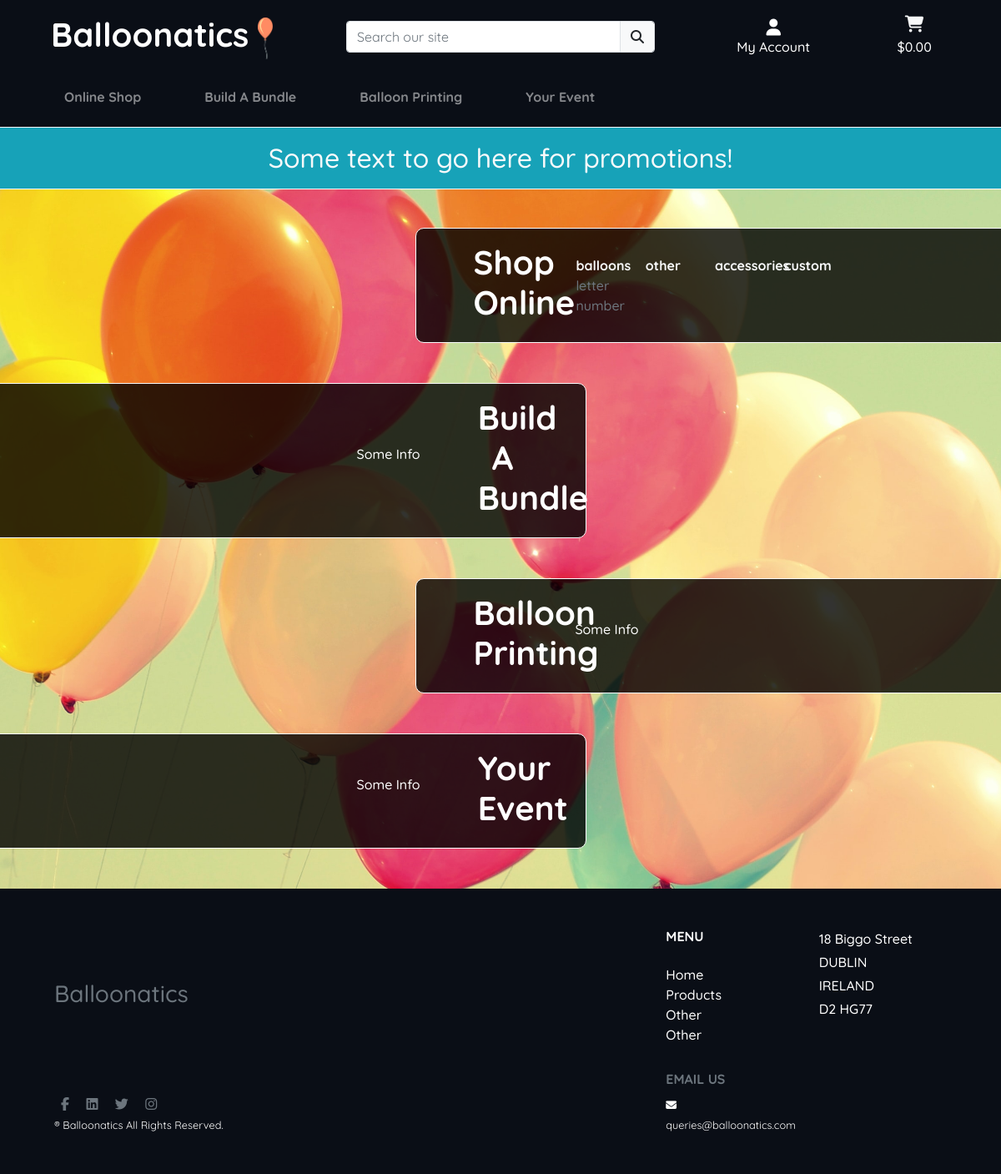
The page / on the database its author committed.
### products/models.py (models this page shows, shortened)
class Category(models.Model):
    class Meta:
        verbose_name_plural = 'Categories'
    name = models.CharField(max_length=254)
    display_name = models.CharField(max_length=254, null=True, blank=True)
    image = models.ImageField(null=True, blank=True)

class Sub_Category(models.Model):
    class Meta:
        verbose_name_plural = 'Sub_Categories'
    name = models.CharField(max_length=254)
    display_name = models.CharField(max_length=254, null=True, blank=True)
    image = models.ImageField(null=True, blank=True)

### home/views.py (the view)
# urls.py: path('', views.index, name='home')
def index(request):
    categories = Category.objects.all()
    sub_categories = Sub_Category.objects.all()
    context = {
        'categories': categories,
        'sub_cateogories': sub_categories
    }
    return render(request, 'home/index.html', context)

### cart/contexts.py (called while the page is built, shortened)
def cart_contents(request):
    cart_items = []
    total = 0
    product_count = 0
    delivery = 0.00
    cart = request.session.get('cart', {'products':{},'bundles':{},'custom_prints':{}})
    print(cart)
    if total > 0:
        delivery = round((total * Decimal(
            settings.DELIVERY_SURCHARGE)), 2)
    grand_total = Decimal(total) + Decimal(delivery)
    context = {
        'cart_items': cart_items,
        'total': total,
        'grand_total': grand_total,
        'product_count': product_count,
        'delivery': delivery,
    }
    return context

### home/contexts.py (called while the page is built)
def menu_context(request):
    categories = Category.objects.all()
    menu_context = {}
    for c in categories:
        sub_category_pks = []
        matching_sub_categories = Product.objects.filter(
            category__name=c.name).exclude(
                category__name='custom').distinct().values('sub_category')
        for msc in matching_sub_categories:
            for v in msc.values():
                sub_category_pks.append(v)
        sub_categories_q = list(Sub_Category.objects.filter(
            id__in=sub_category_pks).exclude(
                name='custom').values('name'))
        sub_categories = []
        for sc in sub_categories_q:
            for v in sc.values():
                sub_categories.append(v)
        menu_context[c.name] = sub_categories
    return {
            'menu_context': menu_context
        }

def configure_toasts(request):
    if 'toast_autohide' in request.POST:
        toast_autohide = request.POST['toast_autohide']
    else:
        toast_autohide = settings.TOAST_AUTOHIDE
    if 'toast_delay' in request.POST:
        toast_delay = request.POST['toast_delay']
    else:
        toast_delay = settings.TOAST_DELAY
    return {
        'toast_delay': toast_delay,
        'toast_autohide': toast_autohide
    }

### home/templates/home/index.html
{% extends "base.html" %}
{% load static %}
{% block content %}
        <div class="row" id="home-container bg-opacity">
            <div class="col my-auto">
                <div class="row mb-5">
                    <div class="col-7 offset-lg-5">
                        <div class="row align-items-center div-bg-opacity home-product-row border border-light p-2">
                            <div class="col-3">
                                <a href="{% url 'categories' %}" class="text-center text-decoration-none font-weight-bold nav-link">
                                    <h1 class="home-cat-text">Shop Online</h1>
                                </a>
                            </div>
                            <div class="col-9 pl-2">
                                <div class="row align-items-top p-3">
                                    {% for key, values in menu_context.items %}
                                    <div class="col-2 d-none d-md-block align-content-left pl-0">
                                        <a href="{% url 'sub_categories' %}?category={{ key }}" class="text-light text-bold text-decoration-none"><strong>{{ key }}</strong></a>
                                        {% for sub_cat in values %}
                                            <p class="my-0"><a href="{% url 'products' %}?sub_category={{ sub_cat }}" class="text-light text-muted text-decoration-none pr-0">{{ sub_cat }}</a></p>
                                        {% endfor %}
                                    </div>
                                    {% endfor %}
                                </div>
                            </div>
                        </div>
                    </div>
                </div>
                <div class="row align-items-center mb-5">
                    <div class="col-7">
                        <div class="row align-items-center div-bg-opacity home-product-row border border-light p-2">
                            <div class="col-9">
                                <p class="text-right">Some Info</p>
                            </div>
                            <div class="col-3 pl-2">
                                <a href="#" class="text-center text-decoration-none font-weight-bold nav-link">
                                    <h1 class="home-cat-text">Build A Bundle</h1>
                                </a>
                            </div>
                        </div>
                    </div>
                </div>
                <div class="row align-items-center mb-5">
                    <div class="col-7 offset-lg-5">
                        <div class="row align-items-center div-bg-opacity home-product-row border border-light p-2">
                            <div class="col-3">
                                <a href="#" class="text-center text-decoration-none font-weight-bold nav-link">
                                    <h1 class="home-cat-text">Balloon Printing</h1>
                                </a>
                            </div>
                            <div class="col-9 pl-2">
                                <p>Some Info</p>
                            </div>
                        </div>
                    </div>
                </div>
                <div class="row align-items-center mb-5">
                    <div class="col-7">
                        <div class="row align-items-center div-bg-opacity home-product-row border border-light p-2">
                            <div class="col-9">
                                <p class="text-right">Some Info</p>
                            </div>
                            <div class="col-3 pl-2">
                                <a href="#" class="text-center text-decoration-none font-weight-bold nav-link">
                                    <h1 class="home-cat-text">Your Event</h1>
                                </a>
                            </div>
                        </div>
                    </div>
                </div>
            </div>
        </div>
{% endblock %}

### static/css/style.css (style rules this page uses)
html { height: 100%; }
body { background: url('/media/balloons-bg.jpg') no-repeat center center fixed; background-size: cover; height: calc(100vh - 164px); color: #fff; font-family: 'Quicksand', sans-serif; font-weight: 500; z-index: -10; min-height: 90vh; }
.home-cat-text { font-weight: 700; }
.div-bg-opacity { background: rgba(0,0,0,0.8); }
.nav-link { color: #fff; margin-left: 30px; margin-right: 30px; }
.home-product-row { min-height: 100px; border-radius: 10px }

### rows shown on the page
Category: menu_context "balloons"
Sub_Category: sub_cat "letter"
Sub_Category: sub_cat "number"
Category: menu_context "other"
Category: menu_context "accessories"
Category: menu_context "custom"
